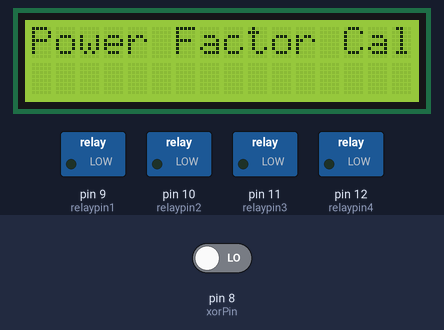
Bench run of a sketch on a simulated Arduino Uno, built with avr-gcc and run on an emulated ATmega328P. Parts: 16×2 character LCD, switched loads named in the sketch (green lamp = pin HIGH). The test bench sets the inputs (shaded band); at power-on: pin 8 (xorPin) LOW. What the sketch prints to the serial monitor is not drawn.

Above: at 0.1 s.
At 1.7 s:
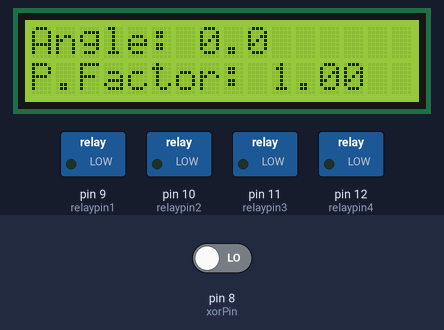

The sketch:

PF_improvement_Code.ino
```cpp
#include <Wire.h>
#include <LiquidCrystal_I2C.h>

const int xorPin = 8;       // XOR gate output connected to digital pin 8
const float period = 20000.0; // Time period for 50Hz signal (20 milliseconds)
unsigned long pulseWidth;
float phaseAngle;
float powerFactor;

int relaypin1 = 9;  // Relay for capacitor bank 1
int relaypin2 = 10; // Relay for capacitor bank 2
int relaypin3 = 11; // Relay for capacitor bank 3
int relaypin4 = 12; // Relay for capacitor bank 4

LiquidCrystal_I2C lcd(0x20, 16, 2);

void setup() {
  Serial.begin(9600);
  pinMode(xorPin, INPUT);

  // Initialize relay pins as outputs
  pinMode(relaypin1, OUTPUT);
  pinMode(relaypin2, OUTPUT);
  pinMode(relaypin3, OUTPUT);
  pinMode(relaypin4, OUTPUT);

  // Initially turn off all relays (capacitor banks)
  digitalWrite(relaypin1, LOW);
  digitalWrite(relaypin2, LOW);
  digitalWrite(relaypin3, LOW);
  digitalWrite(relaypin4, LOW);

  // Initialize the LCD
  lcd.init();
  lcd.backlight();
  lcd.setCursor(0, 0);
  lcd.print("Power Factor Calc");
}

void loop() {
  float totalPhaseAngle = 0;
  int sampleCount = 10;

  // Measure phase angle multiple times and average it
  for (int i = 0; i < sampleCount; i++) {
    pulseWidth = pulseIn(xorPin, HIGH, 50000);  // Timeout added
    if (pulseWidth > 0) {
      totalPhaseAngle += (pulseWidth / period) * 360.0;
    }
    delay(100);  // Delay between samples
  }

  phaseAngle = totalPhaseAngle / sampleCount;
  powerFactor = cos(radians(phaseAngle));

  // Serial output for debugging
  Serial.print("Phase Angle (degrees): ");
  Serial.println(phaseAngle);
  Serial.print("Power Factor: ");
  Serial.println(powerFactor);

  // LCD output
  lcd.clear();
  lcd.setCursor(0, 0);
  lcd.print("Angle: ");
  lcd.print(phaseAngle, 1);
  lcd.setCursor(0, 1);
  lcd.print("P.Factor: ");
  lcd.print(powerFactor, 2);

  // Relay control based on power factor
  if (powerFactor < 0.80) {
    // Turn on relays based on how low the power factor is
    if (powerFactor < 0.85 && powerFactor >= 0.75) {
      digitalWrite(relaypin1, HIGH);  // Turn on bank 1
      digitalWrite(relaypin2, LOW);   // Keep other banks off
      digitalWrite(relaypin3, LOW);
      digitalWrite(relaypin4, LOW);
    }
    else if (powerFactor < 0.75 && powerFactor >= 0.70) {
      digitalWrite(relaypin1, HIGH);  // Turn on bank 1
      digitalWrite(relaypin2, HIGH);  // Turn on bank 2
      digitalWrite(relaypin3, LOW);   // Keep other banks off
      digitalWrite(relaypin4, LOW);
    }
    else if (powerFactor < 0.70 && powerFactor >= 0.65) {
      digitalWrite(relaypin1, HIGH);  // Turn on bank 1
      digitalWrite(relaypin2, HIGH);  // Turn on bank 2
      digitalWrite(relaypin3, HIGH);  // Turn on bank 3
      digitalWrite(relaypin4, LOW);   // Keep bank 4 off
    }
    else if (powerFactor < 0.65) {
      digitalWrite(relaypin1, HIGH);  // Turn on bank 1
      digitalWrite(relaypin2, HIGH);  // Turn on bank 2
      digitalWrite(relaypin3, HIGH);  // Turn on bank 3
      digitalWrite(relaypin4, HIGH);  // Turn on bank 4
    }
  }
  else if (powerFactor >= 0.90) {
    // Turn off relays based on how high the power factor is
    if (powerFactor >= 0.90 && powerFactor < 0.95) {
      digitalWrite(relaypin1, LOW);  // Turn off bank 1
      digitalWrite(relaypin2, LOW);  // Turn off bank 2
      digitalWrite(relaypin3, LOW);  // Turn off bank 3
      digitalWrite(relaypin4, LOW);  // Turn off bank 4
    }
  }

  // Wait before next loop
  delay(1000);
}
```
